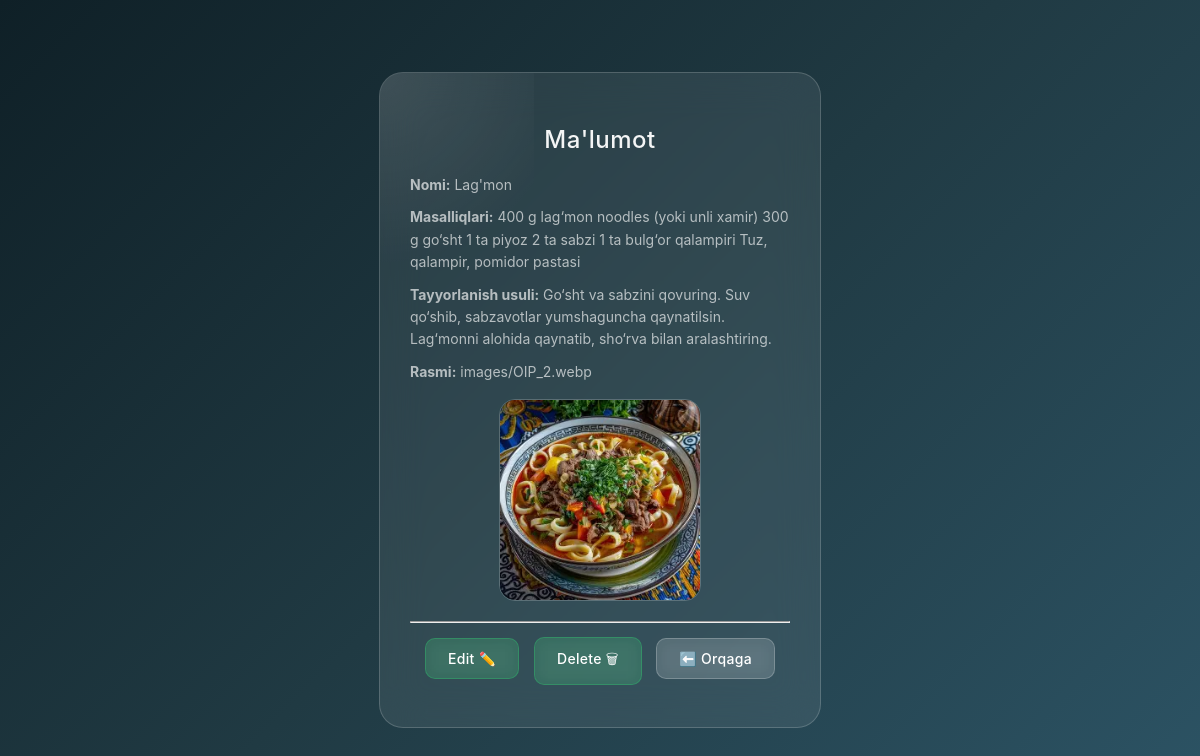
The app's page /app/taom/lagmon/ with its own data.
### app/models.py (models this page shows, shortened)
class Taom(models.Model):
    title = models.CharField(max_length=200)
    ingredients = models.TextField()
    instructions = models.TextField()
    rasm = models.ImageField(upload_to="images/",default="css/images/salom.png",null=True, blank=True)
    slug = models.SlugField(max_length=100, unique=True, blank=True)

### app/views.py (the view)
# urls.py: path('taom/<slug:slug>/', views.StudentDetailView.as_view(), name='user_detail'),
class StudentDetailView(DetailView):
    model = Taom
    context_object_name = 'user'
    template_name = 'myapp/user_detail.html'

### templates/myapp/user_detail.html (shortened to what this page needs)
{% load static %}
<!DOCTYPE html>
<html lang="uz">
<head>
<link rel="stylesheet" href="{% static 'css/style.css' %}">
</head>
<body>
<div class="box">
<h1>Ma'lumot</h1>
{% if user %}
<p><b>Nomi:</b> {{ user.title }}</p>
<p><b>Masalliqlari:</b> {{ user.ingredients }}</p>
<p><b>Tayyorlanish usuli:</b> {{ user.instructions }}</p>
<p><b>Rasmi:</b> {{ user.rasm }}</p>
{% endif %}
{% if user.rasm %}
<img src="{{user.rasm.url}}" width="200" height="200">
{% else %}
<img src="{% static 'css/images/salom.png' %}">
{% endif %}
<hr>
<a class="edit-btn" href="{% url 'user_edit' user.slug %}">Edit ✏️</a>
<a class="edit-btn" href="{% url 'user_delete' user.slug %}">Delete 🗑</a>
<a class="btn" href="{% url 'user_list' %}">⬅️ Orqaga</a>
</div>
</body>
</html>

### static/css/style.css (style rules this page uses)
body { margin: 0; font-family: 'Inter', 'Segoe UI', sans-serif; background: linear-gradient(135deg, #0f2027, #203a43, #2c5364); color: #fff; display: flex; justify-content: center; align-items: center; height: 100vh; }
.box { background: rgba(255, 255, 255, 0.08); backdrop-filter: blur(20px); -webkit-backdrop-filter: blur(20px); border: 1px solid rgba(255, 255, 255, 0.18); border-radius: 24px; padding: 36px 30px; width: 380px; text-align: center; color: #fff; position: relative; overflow: hidden; animation: fadeIn 0.6s ease; transition: transform 0.35s ease, background 0.35s ease, box-shadow 0.35s ease, border-color 0.35s ease; }
.box::before { content: ''; position: absolute; top: -35%; left: -35%; width: 70%; height: 70%; background: radial-gradient(circle, rgba(255,255,255,0.10) 0%, transparent 70%); pointer-events: none; }
.box h1 { font-size: 24px; font-weight: 500; color: rgba(255, 255, 255, 0.95); letter-spacing: 0.5px; margin-bottom: 20px; }
.box p { text-align: left; margin: 10px 0; font-size: 14px; line-height: 1.6; color: rgba(255, 255, 255, 0.65); }
.box img { margin: 16px auto 20px; display: block; border-radius: 16px; width: 200px; height: 200px; object-fit: cover; border: 1px solid rgba(255, 255, 255, 0.20); transition: transform 0.3s ease, box-shadow 0.3s ease; }
.btn, .edit-btn { display: inline-block; margin: 6px 5px; padding: 11px 22px; border-radius: 10px; font-size: 14px; font-weight: 500; letter-spacing: 0.3px; color: #fff; text-decoration: none; cursor: pointer; backdrop-filter: blur(8px); transition: background 0.25s ease, transform 0.2s ease, border-color 0.25s ease; }
.btn { background: rgba(255, 255, 255, 0.13); border: 1px solid rgba(255, 255, 255, 0.22); }
.edit-btn { background: rgba(46, 204, 113, 0.20); border: 1px solid rgba(46, 204, 113, 0.35); }

### records on screen
Taom: title "Lag'mon", ingredients "400 g lag‘mon noodles (yoki unli xamir) 300 g go‘sht 1 ta piyoz 2 ta sabzi 1 ta bulg‘or qalampiri Tuz, qalampir, pomidor pastasi", instructions "Go‘sht va sabzini qovuring. Suv qo‘shib, sabzavotlar yumshaguncha qaynatilsin. Lag‘monni alohida qaynatib, sho‘rva bilan aralashtiring.", rasm "images/OIP_2.webp", rasm (picture)
